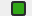
<?xml version="1.0" encoding="UTF-8"?>
<ui version="4.0">
 <class>TinyInput</class>
 <widget class="QWidget" name="TinyInput">
  <property name="geometry">
   <rect>
    <x>0</x>
    <y>0</y>
    <width>30</width>
    <height>16</height>
   </rect>
  </property>
  <property name="sizePolicy">
   <sizepolicy hsizetype="Expanding" vsizetype="Expanding">
    <horstretch>0</horstretch>
    <verstretch>0</verstretch>
   </sizepolicy>
  </property>
  <property name="windowTitle">
   <string>Form</string>
  </property>
  <property name="styleSheet">
   <string notr="true">QCheckBox{
	color:white;
	font-weight:500;
}
QCheckBox::indicator:checked {
	background-color:rgb(108, 0, 0);
	border: 2px solid rgb(42, 42, 45);
	border-radius: 3px;
	width: 11px;
	height: 11px;
}

QCheckBox::indicator:unchecked {
	background-color:rgb(50, 167, 24);
	border: 2px solid rgb(42, 42, 45);
	border-radius: 3px;
	width: 11px;
	height: 11px;
}

QCheckBox::disabled {
	color:rgb(171, 171, 171);
}</string>
  </property>
  <layout class="QHBoxLayout" name="horizontalLayout">
   <property name="spacing">
    <number>4</number>
   </property>
   <property name="sizeConstraint">
    <enum>QLayout::SetMinimumSize</enum>
   </property>
   <property name="leftMargin">
    <number>0</number>
   </property>
   <property name="topMargin">
    <number>0</number>
   </property>
   <property name="rightMargin">
    <number>0</number>
   </property>
   <property name="bottomMargin">
    <number>0</number>
   </property>
   <item>
    <widget class="QLabel" name="idLabel">
     <property name="sizePolicy">
      <sizepolicy hsizetype="Minimum" vsizetype="Minimum">
       <horstretch>0</horstretch>
       <verstretch>0</verstretch>
      </sizepolicy>
     </property>
     <property name="text">
      <string/>
     </property>
    </widget>
   </item>
   <item>
    <widget class="QCheckBox" name="indicatorBox">
     <property name="sizePolicy">
      <sizepolicy hsizetype="Minimum" vsizetype="Minimum">
       <horstretch>0</horstretch>
       <verstretch>0</verstretch>
      </sizepolicy>
     </property>
     <property name="text">
      <string/>
     </property>
     <property name="tristate">
      <bool>false</bool>
     </property>
    </widget>
   </item>
  </layout>
 </widget>
 <resources/>
 <connections/>
</ui>
